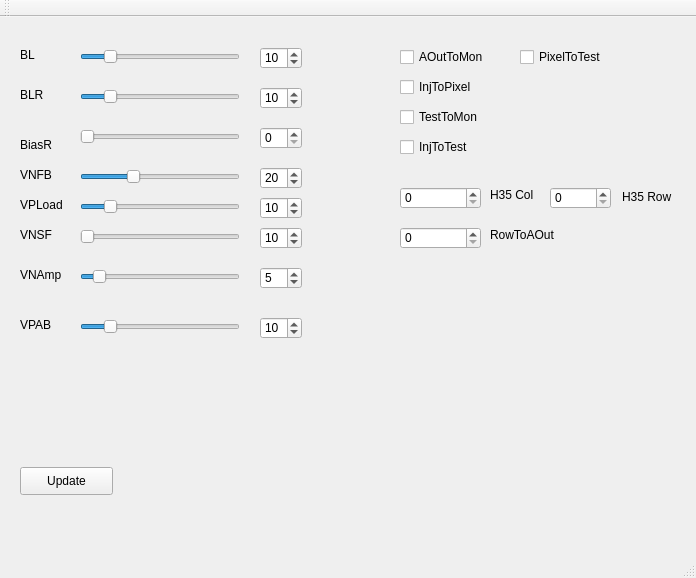
<?xml version="1.0" encoding="UTF-8"?>
<ui version="4.0">
 <class>MainWindow</class>
 <widget class="QMainWindow" name="MainWindow">
  <property name="geometry">
   <rect>
    <x>0</x>
    <y>0</y>
    <width>696</width>
    <height>578</height>
   </rect>
  </property>
  <property name="windowTitle">
   <string>MainWindow</string>
  </property>
  <widget class="QWidget" name="centralWidget">
   <widget class="QSpinBox" name="spinBox_BiasR">
    <property name="geometry">
     <rect>
      <x>260</x>
      <y>110</y>
      <width>42</width>
      <height>22</height>
     </rect>
    </property>
    <property name="maximum">
     <number>63</number>
    </property>
   </widget>
   <widget class="QSlider" name="Slider_VNAmp">
    <property name="geometry">
     <rect>
      <x>80</x>
      <y>250</y>
      <width>160</width>
      <height>19</height>
     </rect>
    </property>
    <property name="maximum">
     <number>63</number>
    </property>
    <property name="value">
     <number>5</number>
    </property>
    <property name="orientation">
     <enum>Qt::Horizontal</enum>
    </property>
   </widget>
   <widget class="QSpinBox" name="spinBox_BLR">
    <property name="geometry">
     <rect>
      <x>260</x>
      <y>70</y>
      <width>42</width>
      <height>22</height>
     </rect>
    </property>
    <property name="maximum">
     <number>63</number>
    </property>
    <property name="value">
     <number>10</number>
    </property>
   </widget>
   <widget class="QLabel" name="label_2">
    <property name="geometry">
     <rect>
      <x>20</x>
      <y>70</y>
      <width>53</width>
      <height>16</height>
     </rect>
    </property>
    <property name="text">
     <string>BLR</string>
    </property>
   </widget>
   <widget class="QLabel" name="label_8">
    <property name="geometry">
     <rect>
      <x>20</x>
      <y>300</y>
      <width>53</width>
      <height>16</height>
     </rect>
    </property>
    <property name="text">
     <string>VPAB</string>
    </property>
   </widget>
   <widget class="QSlider" name="Slider_VNSF">
    <property name="geometry">
     <rect>
      <x>80</x>
      <y>210</y>
      <width>160</width>
      <height>19</height>
     </rect>
    </property>
    <property name="maximum">
     <number>63</number>
    </property>
    <property name="orientation">
     <enum>Qt::Horizontal</enum>
    </property>
   </widget>
   <widget class="QSlider" name="Slider_VNFB">
    <property name="geometry">
     <rect>
      <x>80</x>
      <y>150</y>
      <width>160</width>
      <height>19</height>
     </rect>
    </property>
    <property name="maximum">
     <number>63</number>
    </property>
    <property name="value">
     <number>20</number>
    </property>
    <property name="orientation">
     <enum>Qt::Horizontal</enum>
    </property>
   </widget>
   <widget class="QSlider" name="Slider_BLR">
    <property name="geometry">
     <rect>
      <x>80</x>
      <y>70</y>
      <width>160</width>
      <height>19</height>
     </rect>
    </property>
    <property name="maximum">
     <number>63</number>
    </property>
    <property name="value">
     <number>10</number>
    </property>
    <property name="orientation">
     <enum>Qt::Horizontal</enum>
    </property>
   </widget>
   <widget class="QSpinBox" name="spinBox_BL">
    <property name="geometry">
     <rect>
      <x>260</x>
      <y>30</y>
      <width>42</width>
      <height>22</height>
     </rect>
    </property>
    <property name="maximum">
     <number>63</number>
    </property>
    <property name="value">
     <number>10</number>
    </property>
   </widget>
   <widget class="QSlider" name="Slider_VPAB">
    <property name="geometry">
     <rect>
      <x>80</x>
      <y>300</y>
      <width>160</width>
      <height>19</height>
     </rect>
    </property>
    <property name="maximum">
     <number>63</number>
    </property>
    <property name="value">
     <number>10</number>
    </property>
    <property name="orientation">
     <enum>Qt::Horizontal</enum>
    </property>
   </widget>
   <widget class="QSpinBox" name="spinBox_VNSF">
    <property name="geometry">
     <rect>
      <x>260</x>
      <y>210</y>
      <width>42</width>
      <height>22</height>
     </rect>
    </property>
    <property name="maximum">
     <number>63</number>
    </property>
    <property name="value">
     <number>10</number>
    </property>
   </widget>
   <widget class="QLabel" name="label">
    <property name="geometry">
     <rect>
      <x>20</x>
      <y>30</y>
      <width>53</width>
      <height>16</height>
     </rect>
    </property>
    <property name="text">
     <string>BL</string>
    </property>
   </widget>
   <widget class="QSlider" name="Slider_BL">
    <property name="geometry">
     <rect>
      <x>80</x>
      <y>30</y>
      <width>160</width>
      <height>19</height>
     </rect>
    </property>
    <property name="maximum">
     <number>63</number>
    </property>
    <property name="value">
     <number>10</number>
    </property>
    <property name="orientation">
     <enum>Qt::Horizontal</enum>
    </property>
   </widget>
   <widget class="QSpinBox" name="spinBox_VNFB">
    <property name="geometry">
     <rect>
      <x>260</x>
      <y>150</y>
      <width>42</width>
      <height>22</height>
     </rect>
    </property>
    <property name="maximum">
     <number>63</number>
    </property>
    <property name="value">
     <number>20</number>
    </property>
   </widget>
   <widget class="QLabel" name="label_7">
    <property name="geometry">
     <rect>
      <x>20</x>
      <y>250</y>
      <width>53</width>
      <height>16</height>
     </rect>
    </property>
    <property name="text">
     <string>VNAmp</string>
    </property>
   </widget>
   <widget class="QLabel" name="label_5">
    <property name="geometry">
     <rect>
      <x>20</x>
      <y>180</y>
      <width>53</width>
      <height>16</height>
     </rect>
    </property>
    <property name="text">
     <string>VPLoad</string>
    </property>
   </widget>
   <widget class="QLabel" name="label_4">
    <property name="geometry">
     <rect>
      <x>20</x>
      <y>150</y>
      <width>53</width>
      <height>16</height>
     </rect>
    </property>
    <property name="text">
     <string>VNFB</string>
    </property>
   </widget>
   <widget class="QLabel" name="label_3">
    <property name="geometry">
     <rect>
      <x>20</x>
      <y>120</y>
      <width>53</width>
      <height>16</height>
     </rect>
    </property>
    <property name="text">
     <string>BiasR</string>
    </property>
   </widget>
   <widget class="QSlider" name="Slider_VPLoad">
    <property name="geometry">
     <rect>
      <x>80</x>
      <y>180</y>
      <width>160</width>
      <height>19</height>
     </rect>
    </property>
    <property name="maximum">
     <number>63</number>
    </property>
    <property name="value">
     <number>10</number>
    </property>
    <property name="orientation">
     <enum>Qt::Horizontal</enum>
    </property>
   </widget>
   <widget class="QPushButton" name="Update">
    <property name="geometry">
     <rect>
      <x>20</x>
      <y>450</y>
      <width>93</width>
      <height>28</height>
     </rect>
    </property>
    <property name="text">
     <string>Update</string>
    </property>
   </widget>
   <widget class="QSpinBox" name="spinBox_VNAmp">
    <property name="geometry">
     <rect>
      <x>260</x>
      <y>250</y>
      <width>42</width>
      <height>22</height>
     </rect>
    </property>
    <property name="maximum">
     <number>63</number>
    </property>
    <property name="value">
     <number>5</number>
    </property>
   </widget>
   <widget class="QSpinBox" name="spinBox_VPLoad">
    <property name="geometry">
     <rect>
      <x>260</x>
      <y>180</y>
      <width>42</width>
      <height>22</height>
     </rect>
    </property>
    <property name="maximum">
     <number>63</number>
    </property>
    <property name="value">
     <number>10</number>
    </property>
   </widget>
   <widget class="QSpinBox" name="spinBox_VPAB">
    <property name="geometry">
     <rect>
      <x>260</x>
      <y>300</y>
      <width>42</width>
      <height>22</height>
     </rect>
    </property>
    <property name="maximum">
     <number>63</number>
    </property>
    <property name="value">
     <number>10</number>
    </property>
   </widget>
   <widget class="QSlider" name="Slider_BiasR">
    <property name="geometry">
     <rect>
      <x>80</x>
      <y>110</y>
      <width>160</width>
      <height>19</height>
     </rect>
    </property>
    <property name="maximum">
     <number>63</number>
    </property>
    <property name="orientation">
     <enum>Qt::Horizontal</enum>
    </property>
   </widget>
   <widget class="QLabel" name="label_6">
    <property name="geometry">
     <rect>
      <x>20</x>
      <y>210</y>
      <width>53</width>
      <height>16</height>
     </rect>
    </property>
    <property name="text">
     <string>VNSF</string>
    </property>
   </widget>
   <widget class="QCheckBox" name="checkbox_AOutToMon">
    <property name="geometry">
     <rect>
      <x>400</x>
      <y>30</y>
      <width>121</width>
      <height>20</height>
     </rect>
    </property>
    <property name="text">
     <string>AOutToMon</string>
    </property>
   </widget>
   <widget class="QCheckBox" name="checkbox_InjToPixel">
    <property name="geometry">
     <rect>
      <x>400</x>
      <y>60</y>
      <width>141</width>
      <height>20</height>
     </rect>
    </property>
    <property name="text">
     <string>InjToPixel</string>
    </property>
   </widget>
   <widget class="QCheckBox" name="checkbox_TestToMon">
    <property name="geometry">
     <rect>
      <x>400</x>
      <y>90</y>
      <width>101</width>
      <height>20</height>
     </rect>
    </property>
    <property name="text">
     <string>TestToMon</string>
    </property>
   </widget>
   <widget class="QCheckBox" name="checkbox_InjToTest">
    <property name="geometry">
     <rect>
      <x>400</x>
      <y>120</y>
      <width>81</width>
      <height>20</height>
     </rect>
    </property>
    <property name="text">
     <string>InjToTest</string>
    </property>
   </widget>
   <widget class="QSpinBox" name="H35Col">
    <property name="geometry">
     <rect>
      <x>400</x>
      <y>170</y>
      <width>81</width>
      <height>22</height>
     </rect>
    </property>
   </widget>
   <widget class="QLabel" name="label_9">
    <property name="geometry">
     <rect>
      <x>490</x>
      <y>170</y>
      <width>53</width>
      <height>16</height>
     </rect>
    </property>
    <property name="text">
     <string>H35 Col</string>
    </property>
   </widget>
   <widget class="QSpinBox" name="RowToAOut">
    <property name="geometry">
     <rect>
      <x>400</x>
      <y>210</y>
      <width>81</width>
      <height>22</height>
     </rect>
    </property>
   </widget>
   <widget class="QLabel" name="label_10">
    <property name="geometry">
     <rect>
      <x>490</x>
      <y>210</y>
      <width>81</width>
      <height>16</height>
     </rect>
    </property>
    <property name="text">
     <string>RowToAOut</string>
    </property>
   </widget>
   <widget class="QSpinBox" name="H35Row">
    <property name="geometry">
     <rect>
      <x>550</x>
      <y>170</y>
      <width>61</width>
      <height>22</height>
     </rect>
    </property>
   </widget>
   <widget class="QLabel" name="label_11">
    <property name="geometry">
     <rect>
      <x>622</x>
      <y>170</y>
      <width>61</width>
      <height>20</height>
     </rect>
    </property>
    <property name="text">
     <string>H35 Row</string>
    </property>
   </widget>
   <widget class="QCheckBox" name="checkbox_PixelToTest">
    <property name="geometry">
     <rect>
      <x>520</x>
      <y>30</y>
      <width>131</width>
      <height>20</height>
     </rect>
    </property>
    <property name="text">
     <string>PixelToTest</string>
    </property>
   </widget>
  </widget>
  <widget class="QMenuBar" name="menuBar">
   <property name="geometry">
    <rect>
     <x>0</x>
     <y>0</y>
     <width>696</width>
     <height>26</height>
    </rect>
   </property>
  </widget>
  <widget class="QToolBar" name="mainToolBar">
   <attribute name="toolBarArea">
    <enum>TopToolBarArea</enum>
   </attribute>
   <attribute name="toolBarBreak">
    <bool>false</bool>
   </attribute>
  </widget>
  <widget class="QStatusBar" name="statusBar"/>
 </widget>
 <layoutdefault spacing="6" margin="11"/>
 <resources/>
 <connections/>
</ui>
